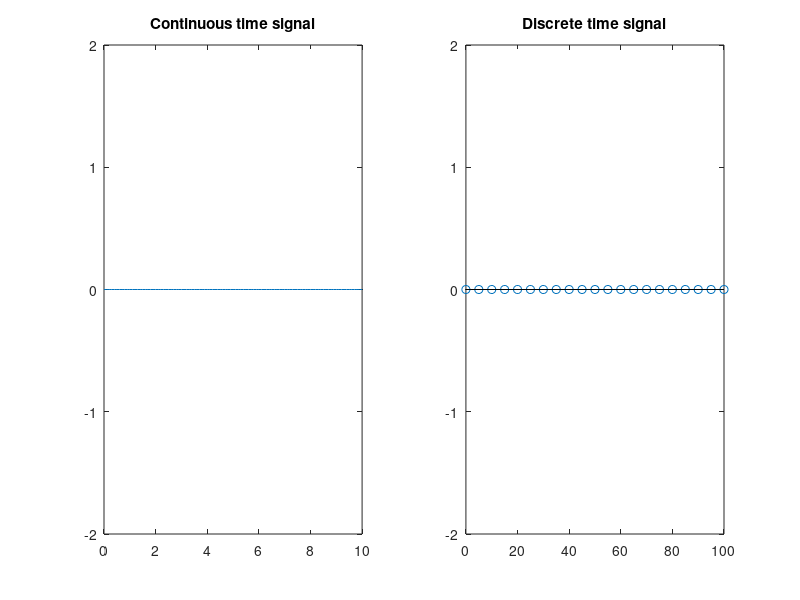

Source code (MATLAB):

clear all;
close all;

t = 0:0.1:10;

n=0:5:100;

ind1=1;
A = 2*sin(2*pi*t/10);

figure(1);
for i=1:length(A)
    y1 = A(i).*sin(2*pi*t/10);
    y2 = A(i).*sin(2*pi*n/100);
    subplot(121);
    plot(t, y1);axis([0 10 -2 2]);title('Continuous time signal');
    
    subplot(122);
    stem(n, y2);axis([0 100 -2 2]);title('Discrete time signal');
    pause(0.01);
%     movieVector(ind1) = getframe(1);
%     ind1 = ind1 + 1;
end;

% myWriter = VideoWriter('Amplitude_Scaling', 'MPEG-4');
% myWriter.FrameRate = 10;
% open(myWriter);
% writeVideo(myWriter, movieVector);
% close(myWriter);